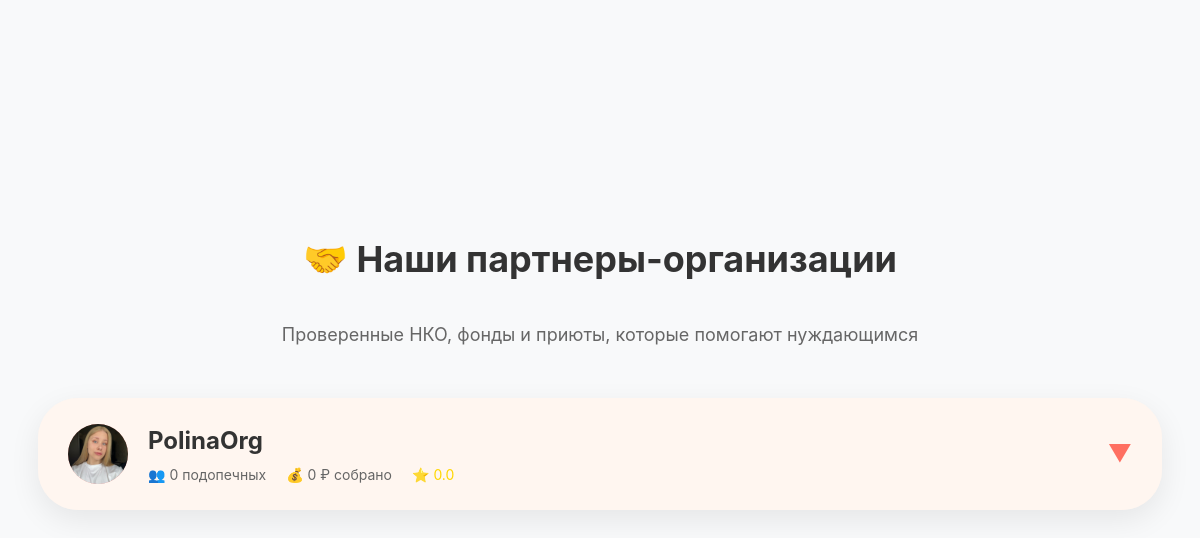
The app's page / (lower part), older data.
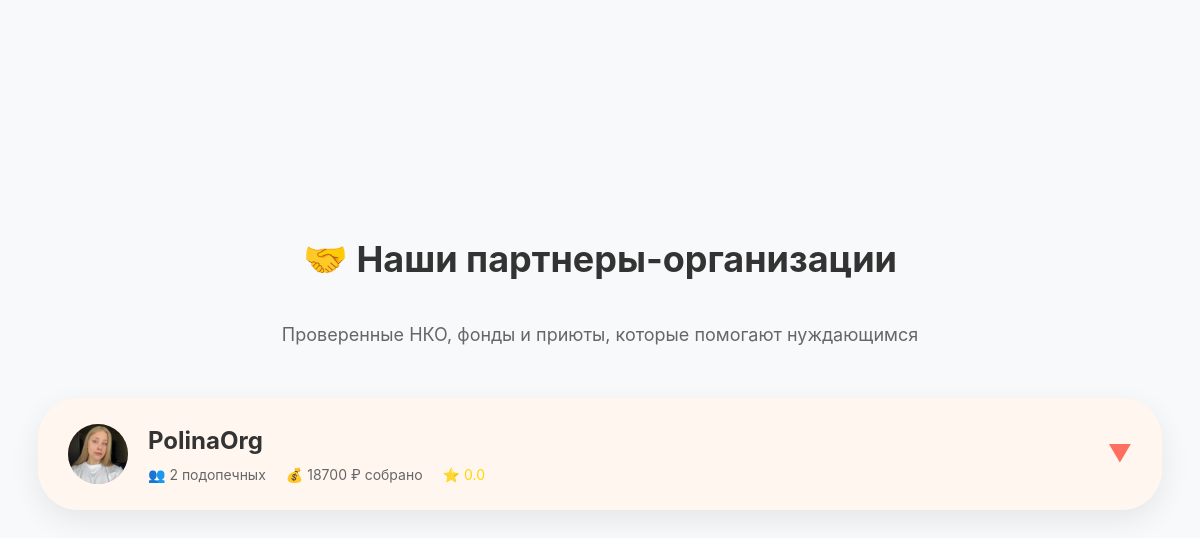
The same page, newer data.
### tables this page shows
CREATE TABLE users (id INTEGER PRIMARY KEY AUTOINCREMENT UNIQUE NOT NULL, name TEXT NOT NULL, email TEXT UNIQUE NOT NULL, password TEXT UNIQUE NOT NULL, photo TEXT, role TEXT NOT NULL, is_verified INTEGER DEFAULT (0), rating REAL DEFAULT (0), completed_tasks INTEGER DEFAULT (0), organization_name TEXT, organization_description TEXT, created_at TEXT, last_login TEXT, phone TEXT UNIQUE);

### app.py (the view)
@app.route('/')
def index():
    with sqlite3.connect(DB_NAME) as conn:
        c = conn.cursor()
        c.execute('''SELECT u.id, u.name, u.email, u.phone, u.photo, u.organization_description,
                            u.rating, u.created_at, u.is_verified,
                            (SELECT COUNT(*) FROM needies WHERE organization_id = u.id AND status = 'approved') as needies_count,
                            (SELECT COALESCE(SUM(funds_collected), 0) FROM needies WHERE organization_id = u.id) as total_funds,
                            (SELECT COUNT(*) FROM reports WHERE user_id = u.id AND status = 'approved') as reports_count,
                            (SELECT COUNT(DISTINCT d.user_id) FROM donations d JOIN needies n ON d.needy_id = n.id WHERE n.organization_id = u.id) as donors_count,
                            (SELECT COUNT(*) FROM needies WHERE organization_id = u.id AND collection_status = 'completed') as completed_collections
                     FROM users u
                     WHERE u.role = 'organization' AND u.is_verified = 1
                     ORDER BY u.rating DESC, needies_count DESC''')
        organizations = c.fetchall()
        orgs_list = []
        for org in organizations:
            orgs_list.append({
                'id': org[0],
                'name': org[1],
                'email': org[2],
                'phone': org[3],
                'photo': org[4],
                'organization_description': org[5],
                'rating': org[6] or 0,
                'created_at': org[7],
                'is_verified': org[8],
                'needies_count': org[9] or 0,
                'total_funds': org[10] or 0,
                'reports_count': org[11] or 0,
                'donors_count': org[12] or 0,
                'completed_collections': org[13] or 0
            })
    return render_template('index.html', organizations=orgs_list)

### templates/index.html (shortened to what this page needs)
{% extends "layout.html" %}
{% block content %}
<div class="about-project-section">
    <div class="about-container">
        <div class="about-right-image"></div>
    </div>
</div>
<div id="organizations" class="orgs-accordion-section">
    <h2 class="orgs-title">🤝 Наши партнеры-организации</h2>
    <p class="orgs-subtitle">Проверенные НКО, фонды и приюты, которые помогают нуждающимся</p>
    {% if organizations %}
    <div class="org-accordion">
        {% for org in organizations %}
        <div class="org-accordion-item">
            <div class="org-accordion-header" onclick="toggleAccordion(this)">
                <div class="org-avatar-small">
                    {% if org.photo %}
                        <img src="/{{ org.photo }}" alt="{{ org.name }}">
                    {% else %}
                        <div class="placeholder">🏢</div>
                    {% endif %}
                </div>
                <div class="org-header-info">
                    <div class="org-header-name">{{ org.name }}</div>
                    <div class="org-header-stats">
                        <span>👥 {{ org.needies_count }} подопечных</span>
                        <span>💰 {{ "%.0f"|format(org.total_funds) }} ₽ собрано</span>
                        <span class="org-rating">⭐ {{ "%.1f"|format(org.rating) }}</span>
                    </div>
                </div>
                <div class="org-accordion-icon">▼</div>
            </div>
        </div>
        {% endfor %}
    </div>
    {% endif %}
</div>
{% endblock %}

Row changes from the older to the newer data that the page shows:
changed users "PolinaOrg": needies_count "0" → "2"; total_funds "0" → "18700"
